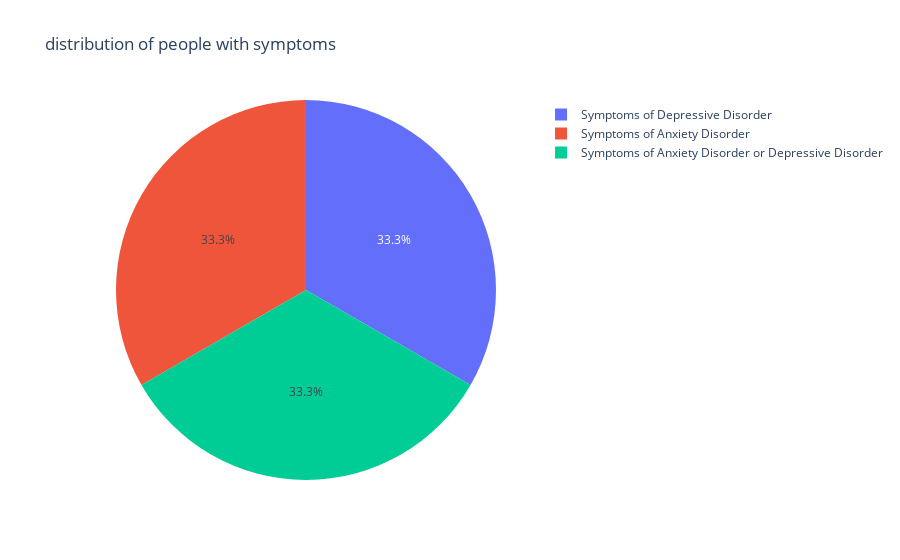

This figure's notebook cell:
### Code cell
#EXPLORATORY DATA ANALYSIS
#Distribution of people with Symptoms of Anxiety Disorder,Symptoms of Depressive Disorder and
# or Symptoms of Anxiety Disorder or Depressive Disorder
import plotly.express as px
symptoms_count=df["Indicator"].value_counts()
fig_symptoms_counts=px.pie(symptoms_count,names=symptoms_count.index,title="distribution of people with symptoms")
fig_symptoms_counts.show()

### Figure 1 — Plotly figure (JSON) as saved in the notebook; plotly's stock layout.template omitted (floating-point values rounded to 4 significant figures)
{"data": [{"domain": {"x": [0, 1], "y": [0, 1]}, "hovertemplate": "Indicator=%{label}<extra></extra>", "labels": ["Symptoms of Depressive Disorder", "Symptoms of Anxiety Disorder", "Symptoms of Anxiety Disorder or Depressive Disorder"], "legendgroup": "", "name": "", "showlegend": true, "type": "pie"}], "layout": {"legend": {"tracegroupgap": 0}, "title": {"text": "distribution of people with symptoms"}}}
